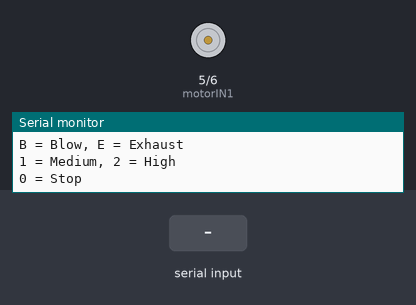
The sketch below on a simulated Arduino Uno, built with avr-gcc and run on an emulated ATmega328P. Parts: motor-driver pin pairs drawn as motors (green arrow = first pin HIGH = forward, orange = second pin HIGH = backward, longer = more drive), the last lines printed to the serial monitor. The inputs (shaded band) are chosen by the test bench.

Above: at 1.2 s.
1.3 s: "1" received over the second serial link
At 2.5 s:
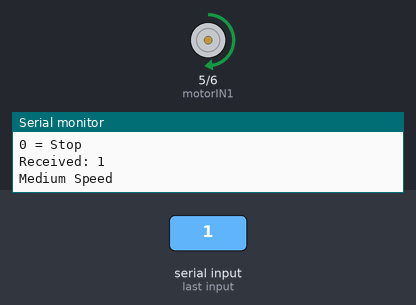
2.8 s: "2" received over the second serial link
At 3.9 s:
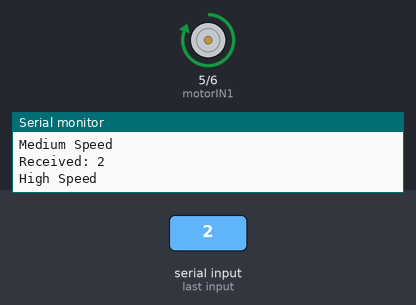
4.3 s: "B" received over the second serial link
At 5.0 s:
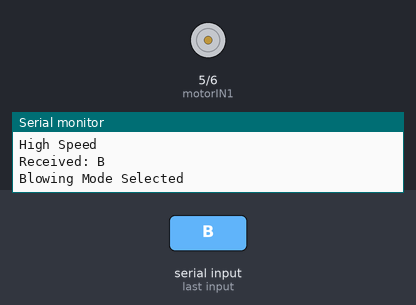
Timing chart, 0 to 7.3 s (numbered marks = the images above; inputs shaded):
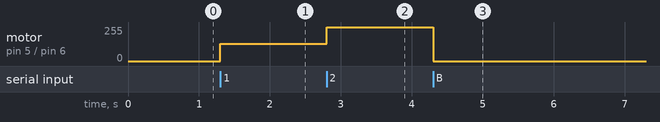

Measured:
- after the input at 1.3 s, motor on pin 5 (motorIN1) / pin 6 (motorIN2): stopped → forward 128/255 at once
- after the input at 2.8 s, motor on pin 5 (motorIN1) / pin 6 (motorIN2): forward 128/255 → forward 255/255 at once
- after the input at 4.3 s, motor on pin 5 (motorIN1) / pin 6 (motorIN2): forward 255/255 → stopped at once

The sketch:

combined.ino
```cpp
#include <SoftwareSerial.h>

// Bluetooth module connections
// Arduino D3 (RX) <- JDY-16 TXD
// Arduino D2 (TX) -> JDY-16 RXD (level shifted)
SoftwareSerial bluetooth(3, 2);

// DRV8833 motor driver pins
int motorIN1 = 5;
int motorIN2 = 6;

// Fan settings
int fanSpeed = 0;        // PWM: 0 to 255
bool blowingMode = true; // true = Blow, false = Exhaust

void setup()
{
    // Set motor driver pins as outputs
    pinMode(motorIN1, OUTPUT);
    pinMode(motorIN2, OUTPUT);

    // Fan initially stopped
    updateFan();

    // Start serial communication
    Serial.begin(9600);
    bluetooth.begin(9600);

    Serial.println("Bluetooth Fan Ready!");
    Serial.println("B = Blow, E = Exhaust");
    Serial.println("1 = Medium, 2 = High");
    Serial.println("0 = Stop");
}

void loop()
{

    // Check if Bluetooth command is received and process it
    if (bluetooth.available()) // check if there is still data available
    {

        char command = bluetooth.read();

        Serial.print("Received: ");
        Serial.println(command);

        // Process Bluetooth commands
        switch (command)
        {

        case 'B':
        case 'b':
            fanSpeed = 0; // Stop before changing mode
            updateFan();
            blowingMode = true;
            Serial.println("Blowing Mode Selected");
            break;

        case 'E':
        case 'e':
            fanSpeed = 0; // Stop before changing mode
            updateFan();
            blowingMode = false;
            Serial.println("Exhaust Mode Selected");
            break;

        case '1':
            fanSpeed = 128;
            Serial.println("Medium Speed");
            break;

        case '2':
            fanSpeed = 255;
            Serial.println("High Speed");
            break;

        case '0':
            fanSpeed = 0;
            Serial.println("Fan Stopped");
            break;

        default:
            // Ignore unknown commands
            return;
        }

        // Update motor based on selected mode and speed
        updateFan();
    }
}

// Function to control fan motor
void updateFan()
{

    // Stop fan
    if (fanSpeed == 0)
    {
        analogWrite(motorIN1, 0);
        analogWrite(motorIN2, 0);
    }

    // Blowing mode: forward rotation
    else if (blowingMode == true)
    {
        analogWrite(motorIN1, fanSpeed);
        analogWrite(motorIN2, 0);
    }

    // Exhaust mode: reverse rotation
    else
    {
        analogWrite(motorIN1, 0);
        analogWrite(motorIN2, fanSpeed);
    }
}
```
